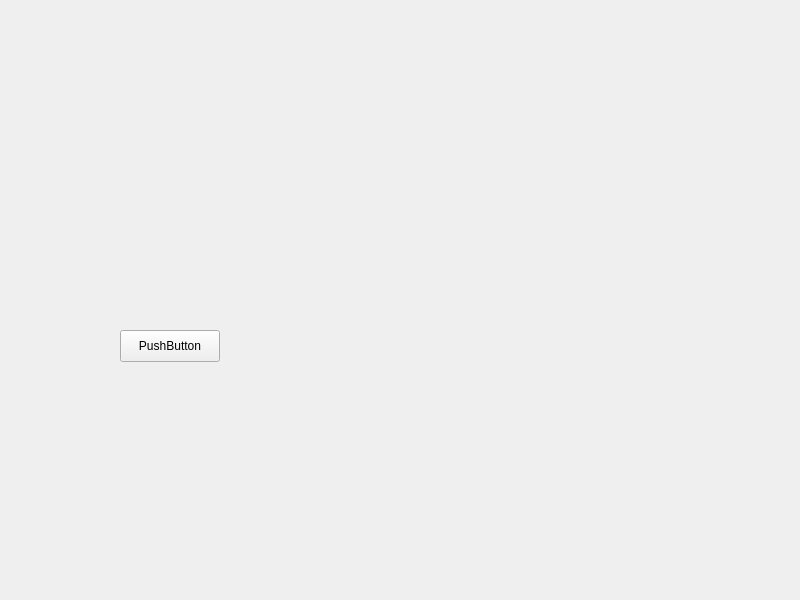
<?xml version="1.0" encoding="UTF-8"?>
<ui version="4.0">
 <class>Widget</class>
 <widget class="QWidget" name="Widget">
  <property name="geometry">
   <rect>
    <x>0</x>
    <y>0</y>
    <width>800</width>
    <height>600</height>
   </rect>
  </property>
  <property name="windowTitle">
   <string>Widget</string>
  </property>
  <widget class="QPushButton" name="btn">
   <property name="geometry">
    <rect>
     <x>120</x>
     <y>330</y>
     <width>100</width>
     <height>32</height>
    </rect>
   </property>
   <property name="text">
    <string>PushButton</string>
   </property>
  </widget>
 </widget>
 <resources/>
 <connections/>
</ui>
